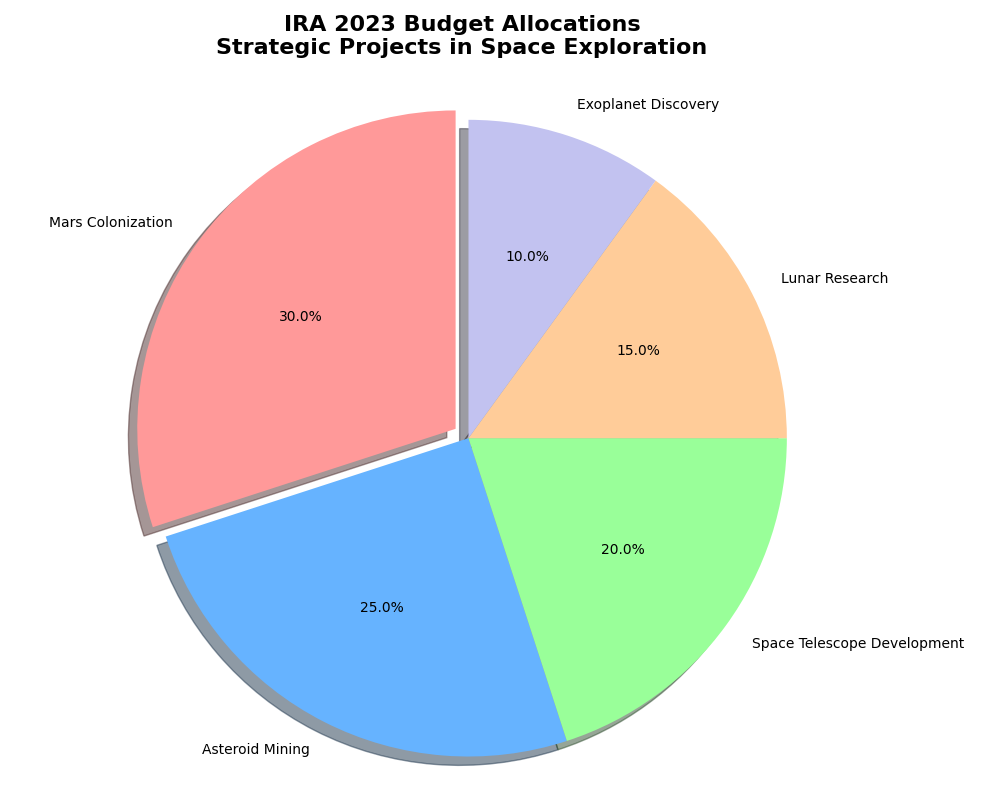

Write the Python code that produced this figure.
import matplotlib.pyplot as plt

# Define project names
projects = ['Mars Colonization', 'Asteroid Mining', 'Space Telescope Development', 
            'Lunar Research', 'Exoplanet Discovery']

# Data: Percentage budget allocations for each project
budget_allocations = [30, 25, 20, 15, 10]  # Sum = 100%

# Colors for each project segment
colors = ['#ff9999', '#66b3ff', '#99ff99', '#ffcc99', '#c2c2f0']

# Create the pie chart
plt.figure(figsize=(10, 8))
wedges, texts, autotexts = plt.pie(budget_allocations, 
                                   labels=projects, 
                                   colors=colors, 
                                   autopct='%1.1f%%',
                                   startangle=90, 
                                   explode=(0.05, 0, 0, 0, 0),
                                   shadow=True)

# Enhance percentage text inside the pie slices
for autotext in autotexts:
    autotext.set_color('black')
    autotext.set_fontsize(10)

# Ensure aspect ratio is equal to maintain the circular shape
plt.axis('equal')  

# Title of the chart
plt.title('IRA 2023 Budget Allocations\nStrategic Projects in Space Exploration', 
          fontsize=16, fontweight='bold', pad=20)

# Automatically adjust layout to prevent text overlap
plt.tight_layout()

# Show the plot
plt.show()
